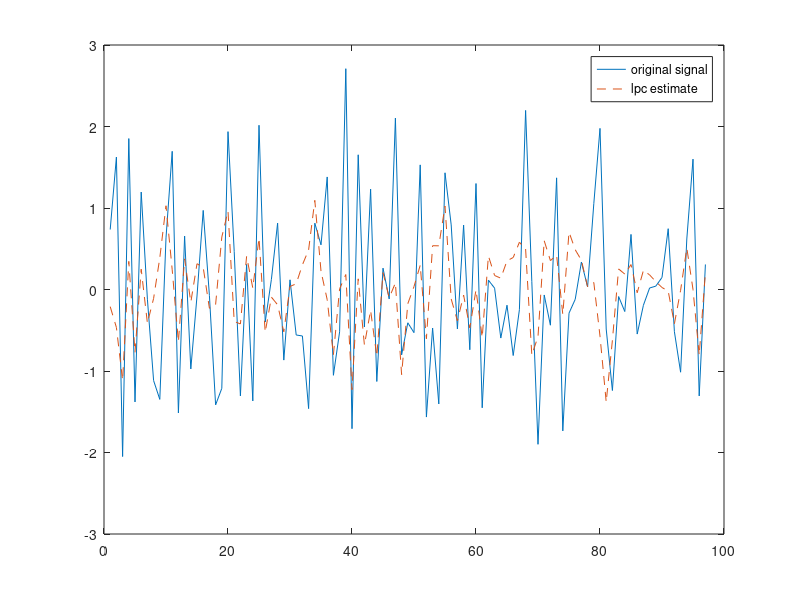
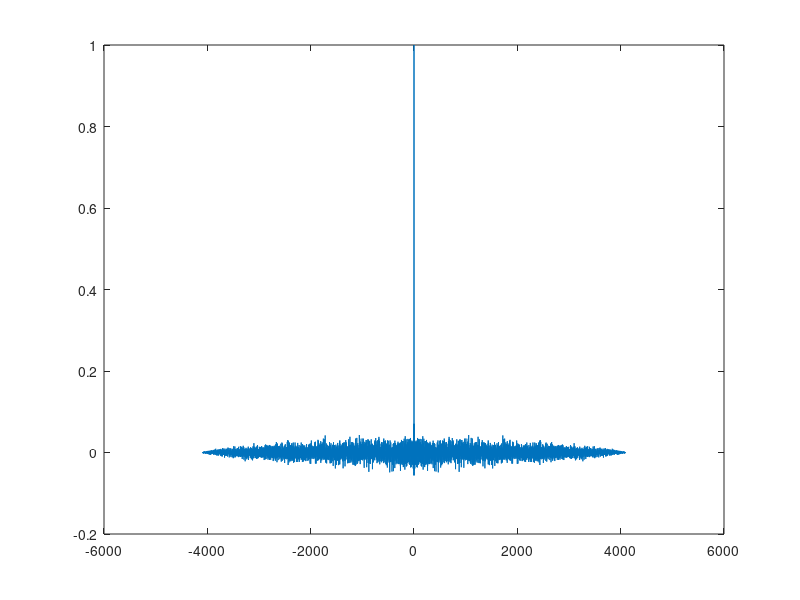

MATLAB code to generate these figures, in order:
% ESTIMATION OF DATA SERIES USING Nth ORDER FORWARD PREDICTOR 
%AND COMPARING IT TO ORIGINAL SIGNAL
clc;
clear all;
close all;
randn('state',0);
noise = randn(50000,1); % Normalized white Gaussian noise
x = filter(1,[1 1/2 1/3 1/4 1/5 1/6 1/7 1/8 1/9],noise);
x = x(45904:50000);
N=input('enter the order:');
a = lpc(x,N);
est_x = filter([0 -a(2:end)],1,x); % Estimated signal
e = x - est_x; % Prediction error
[acs,lags]=xcorr(e,'coeff');
figure;
%compare the predicted signal to the original signal:
plot(1:97,x(4001:4097),1:97,est_x(4001:4097),'--');
%plot(x,est_x);
legend('original signal','lpc estimate');
figure;
plot(lags,acs);